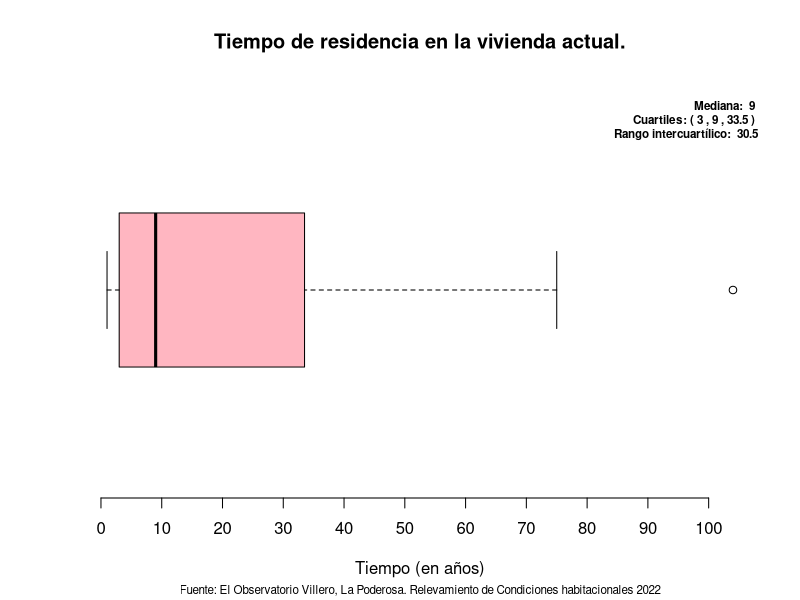
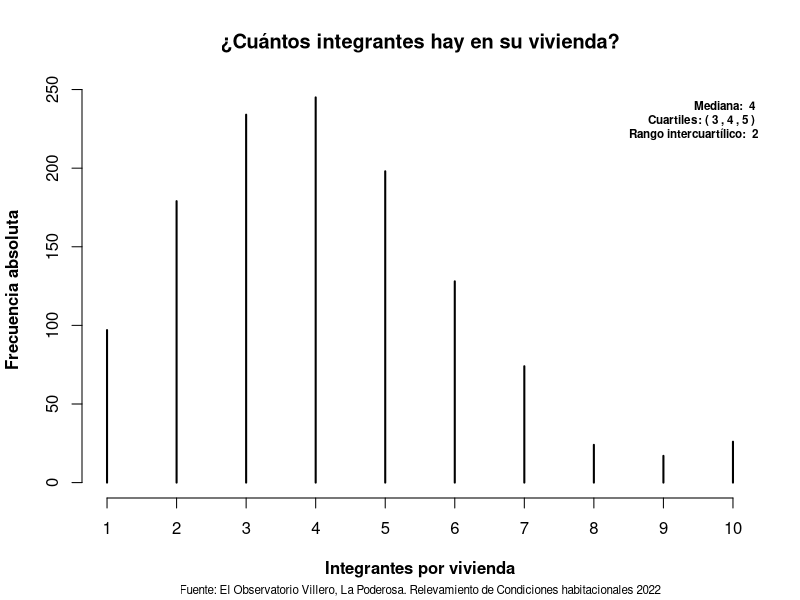
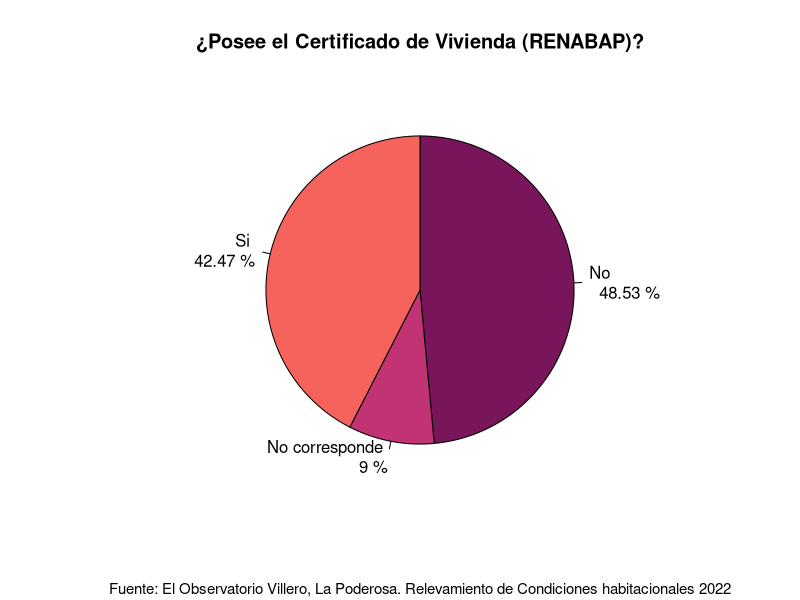
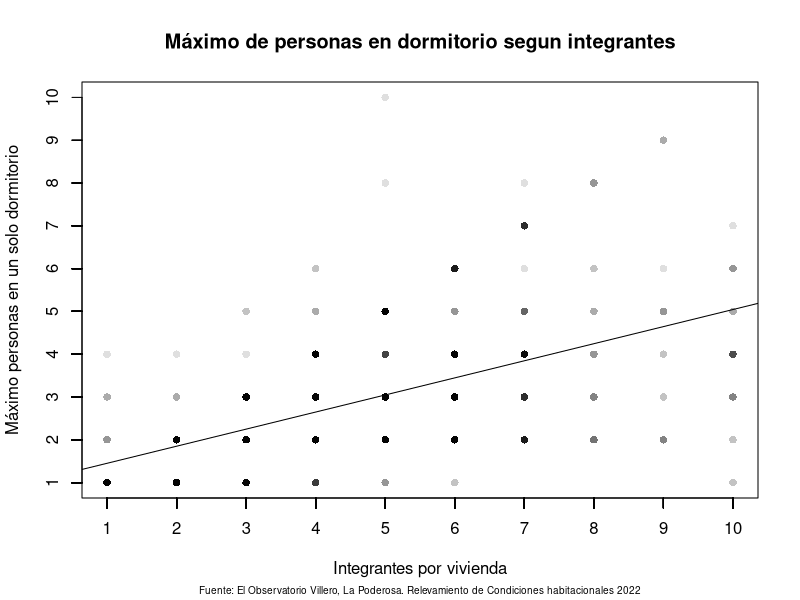
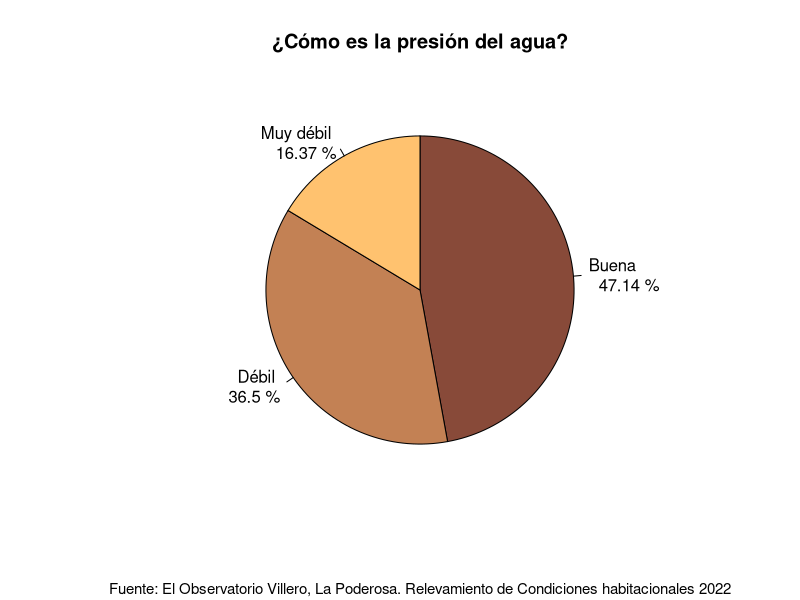
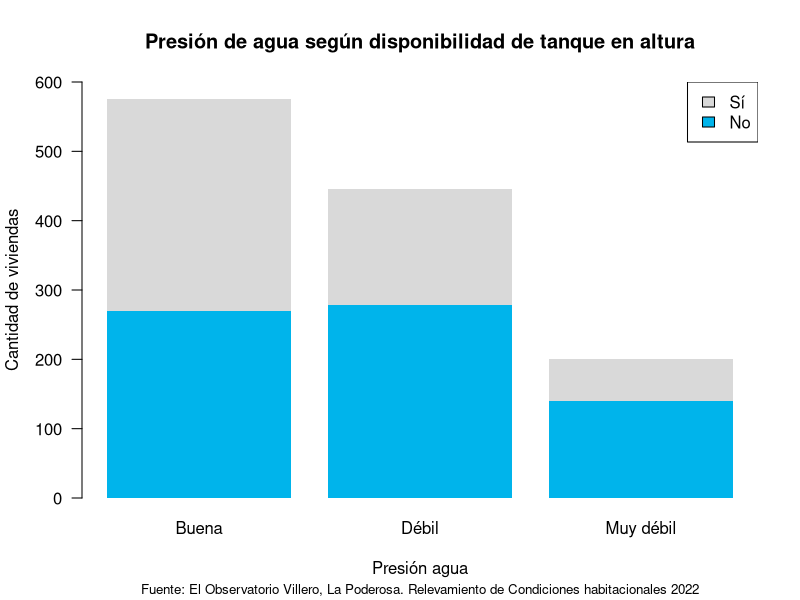
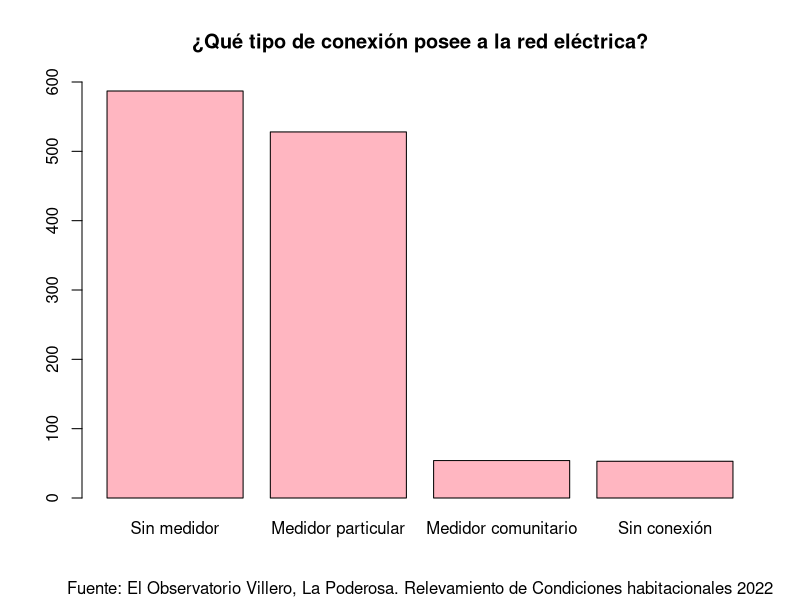
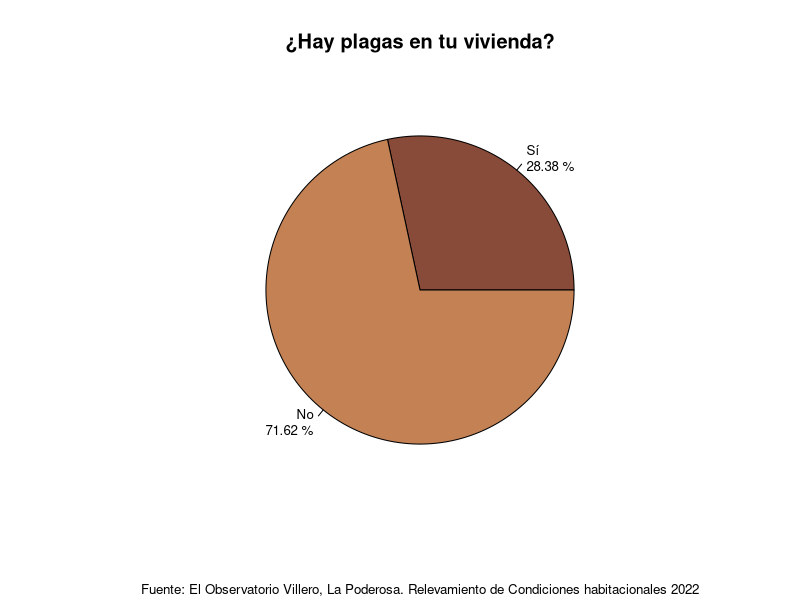

The R script that drew these images, in order:
# Paquetes y lectura de datos -----
install.packages("readxl")
library(readxl)

# Leer tabla, saltando las dos primeras lineas
tabla <- read_xlsx("Datos_LP.xlsx",
                    skip = 2)

# Globales ----------------

fuente <- "Fuente: El Observatorio Villero, La Poderosa. Relevamiento de Condiciones habitacionales 2022"
colores1 <- c("#79155B", "#C23373", "#F6635C", "#FFBA86")
colores2 <- c("#884A39", "#C38154", "#FFC26F", "#F9E0BB")
colores3 <- c("#00b4eb", "#d9d9d9")
cantidad_entrevistados <- 1222



# Sección 1: Características generales de la composición del hogar -----------

# Tiempo de residencia (Boxplot)

tabla_tiempo_de_residencia <- table(tabla$`Tiempo de residencia en la vivienda actual (en años)`)
tiempo_de_residencia_mediana <- paste("Mediana: ", median(tabla_tiempo_de_residencia))
cuartiles_tiempo_de_residencia <- quantile(tabla_tiempo_de_residencia)
IQR_tiempo_de_residencia <- paste("Rango intercuartílico: ", IQR(tabla_tiempo_de_residencia))
cuartiles_tiempo_de_residencia <- paste("Cuartiles: (", cuartiles_tiempo_de_residencia[2], ",",
                                        cuartiles_tiempo_de_residencia[3], ",",
                                        cuartiles_tiempo_de_residencia[4], ")")

boxplot(tabla_tiempo_de_residencia,
        horizontal = TRUE,
        axes = FALSE,
        xlab = "Tiempo (en años)",
        main = "Tiempo de residencia en la vivienda actual.",
        col = "lightpink",
        sub = fuente,
        cex.sub = 0.7)

axis(side = 1,
     at = seq(0, 100, by = 10))

mtext(paste(tiempo_de_residencia_mediana, "\n", cuartiles_tiempo_de_residencia, "\n", IQR_tiempo_de_residencia),
      side = 3,
      cex = 0.7,
      adj = 1,
      line = -3,
      font = 2)

# El uso de la mediana viene de la forma asimétrica a derecha de la distribución.
# Al no ser simétrica, el promedio puede resultar no representativo de los datos
# en relación a la mediana.
# Los cuartiles permiten entender la distribución, haciendo observar en que 
# dirección se presentan los casos extremos
# El IQR permite ver que tan dispersos están los datos de la mediana, y no es
# influenciada por valores atípicos.

# Integrantes por vivienda (Histograma)

integrantes_mediana <- paste("Mediana: ", median(tabla$`¿Cuántos integrantes hay en su vivienda?`))
cuartiles_integrantes <- quantile(tabla$`¿Cuántos integrantes hay en su vivienda?`)
IQR_integrantes <- paste("Rango intercuartílico: ", IQR(tabla$`¿Cuántos integrantes hay en su vivienda?`))
cuartiles_integrantes <- paste("Cuartiles: (", cuartiles_integrantes[2], ",",
                               cuartiles_integrantes[3], ",",
                               cuartiles_integrantes[4], ")")

plot(table(tabla$`¿Cuántos integrantes hay en su vivienda?`),
     type = 'h',
     xlim = c(1,10),
     xlab = "Integrantes por vivienda",
     ylab = "Frecuencia absoluta",
     main = "¿Cuántos integrantes hay en su vivienda?",
     sub = fuente,
     cex.sub = 0.7,
     col = "black",
     font.lab = 2,
     frame.plot = FALSE)

mtext(paste(integrantes_mediana, "\n", cuartiles_integrantes, "\n", IQR_integrantes),
      side = 3,
      cex = 0.7,
      adj = 1,
      line = -3,
      font = 2)

# El uso de la mediana viene de la forma asimétrica a derecha de la distribución.
# Al no ser simétrica, el promedio puede resultar no representativo de los datos
# en relación a la mediana.
# Los cuartiles permiten entender la distribución, haciendo observar en que 
# dirección se presentan los casos extremos
# El IQR permite ver que tan dispersos están los datos de la mediana, y no es
# influenciada por valores atípicos.


# Sección 4: Propiedad----

# Certificados de RENABAP (Grafico de torta)

tabla_RENABAP <- table(tabla$`¿Posee el Certificado de Vivienda (RENABAP)`)
frec_rel_RENABAP <- round(tabla_RENABAP / cantidad_entrevistados, 4)
labels_RENABAP <- paste(c("No", "No corresponde", "Si"), "\n ", frec_rel_RENABAP * 100, "%")

pie(tabla_RENABAP,
    labels = labels_RENABAP,
    col = colores1,
    main = "¿Posee el Certificado de Vivienda (RENABAP)?",
    sub = fuente,
    cex.sub = 0.9,
    clockwise = TRUE)

# Sección 3: Hacinamiento----

# Máximo de personas en dormitorio según integrantes (Diagrama de dispersión)
# Correlación lineal positiva

cY1 = tabla$`¿Cuál es el número MÁXIMO de personas que duermen en estos dormitorios usualmente?`
cX1 = tabla$`¿Cuántos integrantes hay en su vivienda?`
plot(cX1, 
       cY1,
       main = "Máximo de personas en dormitorio segun integrantes",
       ylab = "Máximo personas en un solo dormitorio",
       xlab = "Integrantes por vivienda",
       xaxt = 'n',
       yaxt = 'n',
       sub = fuente,
       cex.sub = 0.6,
       col = "#00000020",
       pch=16)

fit1 <- lm(cY1 ~ cX1)
abline(fit1)

axis(2, at = cY1)
axis(1, at = cX1)

# Sección 5: Agua y saneamiento --------------

# Presión de agua (Grafico de torta)

tabla_presion_de_agua <- table(tabla$`¿Cómo es la presión del agua?`)
frec_rel_presion_de_agua <- round(tabla_presion_de_agua / cantidad_entrevistados, 4)

labels_presion_de_agua <- paste(c("Buena", "Débil", "Muy débil"), "\n ", frec_rel_presion_de_agua * 100, "%")
pie(tabla_presion_de_agua,
    labels = labels_presion_de_agua,
    col = colores2,
    main = "¿Cómo es la presión del agua?",
    sub = fuente,
    cex.sub = 0.9,
    clockwise = TRUE)

# Relación entre dos variables categóricas
# Grafico de barras subdivididas
tabla_bivariada_agua = table(tabla$`¿Tiene capacidad de almacenamiento de agua en altura?`,
                             tabla$`¿Cómo es la presión del agua?`)

barplot(tabla_bivariada_agua,
        main = "Presión de agua según disponibilidad de tanque en altura",
        beside = FALSE,
        horiz = FALSE,
        ylim = c(0, 600),
        ylab = "Cantidad de viviendas",
        xlab = "Presión agua",
        las = 1,
        col = colores3,
        sub = fuente,
        border = NA,
        cex.sub = 0.8)

legend("topright",
       legend = rev(rownames(tabla_bivariada_agua)),
       fill = rev(colores3))


# Sección 7: Electricidad----

# Tipo de conexión eléctrica (Barplot)

tabla_conexion_electrica <- table(tabla$`¿Qué tipo de conexión posee a la red eléctrica?`)
tabla_conexion_electrica <- tabla_conexion_electrica[order(tabla_conexion_electrica, decreasing = TRUE)]

barplot(tabla_conexion_electrica, names.arg = c("Sin medidor", "Medidor particular",
                                        "Medidor comunitario", "Sin conexión"),
        ylim = c(0, 600),
        col = "lightpink",
        main = "¿Qué tipo de conexión posee a la red eléctrica?",
        sub = fuente)
  
# Sección 10: Servicios barriales --------

# Presencia de plagas (total de la población) (Grafico de torta)

tabla_plaga <- table(tabla$`¿Hay plagas (cucarachas, mosquitos, ratas, etc) en su vivienda y en los alrededores de la misma?`)
porcentaje_plaga = paste(round(tabla_plaga / sum(tabla_plaga) * 100, 2), c('%'), sep = " ")
categorias_plaga = c("Sí", "No")
etiquetas_plaga = paste(categorias_plaga, porcentaje_plaga, sep = "\n")
pie(tabla_plaga,
    main = "¿Hay plagas en tu vivienda?",
    labels = etiquetas_plaga,
    cex = 0.8,
    sub = fuente,
    col = colores2,
    cex.sub = 0.8
)

# Tipo de plaga sobre población total
# Variable categórica de múltiples opciones

# Calculamos las frecuencias relativas de cada plaga
# y las ordenamos 
cucarachas = table(factor(tabla$`¿Cuáles plagas?`))
mosquitos = table(factor(tabla$...94))
ratas = table(factor(tabla$...95))
tabla_plagas = data.frame(FrecuenciaAbsoluta = c(cucarachas, mosquitos, ratas))
frec_rel_plagas = round(tabla_plagas$FrecuenciaAbsoluta / cantidad_entrevistados, 2)
names(frec_rel_plagas) = c("Cucarachas", "Mosquitos", "Ratas")
frec_rel_plagas = frec_rel_plagas[order(frec_rel_plagas, decreasing = TRUE)]

# Lugar de las marcas
xmin_p = 0
xmax_p = 0.6
sep_p = 0.1

par(mar = c(5, 6, 4, 2) + 0.1)

barplot(frec_rel_plagas,
        horiz = TRUE,
        xlim = c(xmin_p, xmax_p),
        xlab = "Frecuencia relativa",
        main = "¿Cuales plagas?",
        sub = fuente,
        las = 1,
        cex.sub = 0.8,
        axes = FALSE)

# Añadimos etiquetas en el eje x
etiquetas_plagas = paste(seq(xmin_p * 100, xmax_p * 100, sep_p * 100), '%', sep="")
axis(side=1, 
     at = seq(xmin_p, xmax_p, sep_p), 
     labels = etiquetas_plagas)
abline(v = axTicks(1), lty = "dashed")

barplot(frec_rel_plagas,
        horiz = TRUE,
        xlim = c(xmin_p, xmax_p),
        col = colores3[1],
        las = 1,
        cex.sub = 0.8,
        axes = FALSE,
        add = TRUE)
